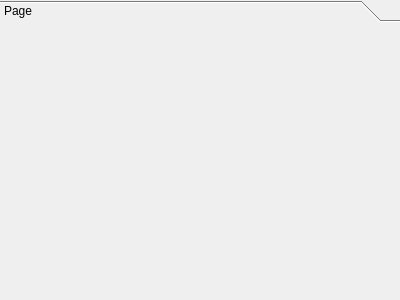
<?xml version="1.0" encoding="UTF-8"?>
<ui version="4.0">
 <class>ToolBox</class>
 <widget class="QToolBox" name="ToolBox">
  <property name="geometry">
   <rect>
    <x>0</x>
    <y>0</y>
    <width>400</width>
    <height>300</height>
   </rect>
  </property>
  <property name="windowTitle">
   <string>ToolBox</string>
  </property>
  <widget class="QWidget" name="page">
   <attribute name="label">
    <string>Page</string>
   </attribute>
  </widget>
 </widget>
 <resources/>
 <connections/>
</ui>
